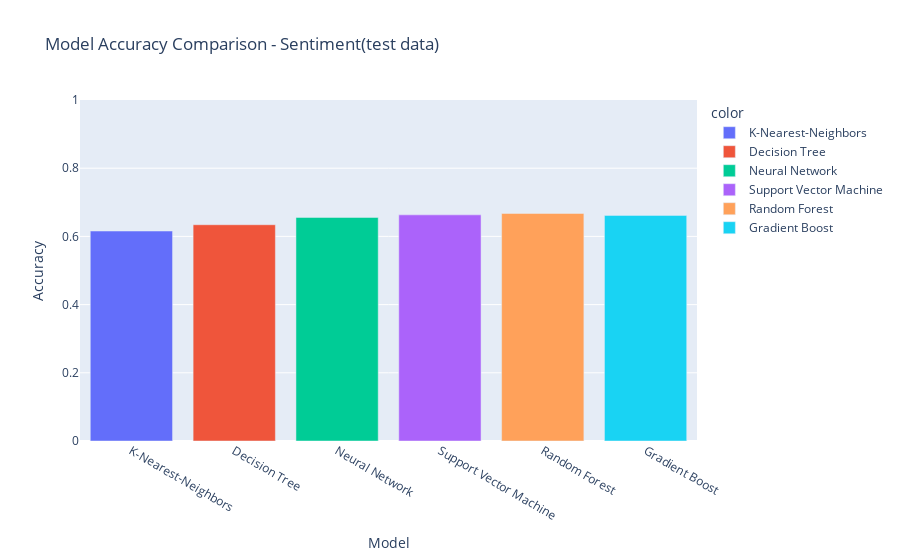

Notebook code cell kept with this figure:
### Code cell
fig = px.bar(
    x=["K-Nearest-Neighbors", "Decision Tree", "Neural Network", "Support Vector Machine","Random Forest","Gradient Boost"], 
    y=[knn_acc, dec_acc, mlp_acc, svm_acc,rf_acc,grad_acc],
    range_y=[0,1],
    color=["K-Nearest-Neighbors", "Decision Tree", "Neural Network", "Support Vector Machine","Random Forest","Gradient Boost"],
    labels={'x': "Model", 'y': "Accuracy"}, 
    title="Model Accuracy Comparison"
)
fig.show()

### Figure 1 — Plotly figure (JSON) as saved in the notebook; plotly's stock layout.template omitted (floating-point values rounded to 4 significant figures)
{"data": [{"alignmentgroup": "True", "hovertemplate": "color=K-Nearest-Neighbors<br>Model=%{x}<br>Accuracy=%{y}<extra></extra>", "legendgroup": "K-Nearest-Neighbors", "marker": {"color": "#636efa"}, "name": "K-Nearest-Neighbors", "offsetgroup": "K-Nearest-Neighbors", "orientation": "v", "showlegend": true, "textposition": "auto", "type": "bar", "x": ["K-Nearest-Neighbors"], "xaxis": "x", "y": [0.6158], "yaxis": "y"}, {"alignmentgroup": "True", "hovertemplate": "color=Decision Tree<br>Model=%{x}<br>Accuracy=%{y}<extra></extra>", "legendgroup": "Decision Tree", "marker": {"color": "#EF553B"}, "name": "Decision Tree", "offsetgroup": "Decision Tree", "orientation": "v", "showlegend": true, "textposition": "auto", "type": "bar", "x": ["Decision Tree"], "xaxis": "x", "y": [0.6342], "yaxis": "y"}, {"alignmentgroup": "True", "hovertemplate": "color=Neural Network<br>Model=%{x}<br>Accuracy=%{y}<extra></extra>", "legendgroup": "Neural Network", "marker": {"color": "#00cc96"}, "name": "Neural Network", "offsetgroup": "Neural Network", "orientation": "v", "showlegend": true, "textposition": "auto", "type": "bar", "x": ["Neural Network"], "xaxis": "x", "y": [0.6556], "yaxis": "y"}, {"alignmentgroup": "True", "hovertemplate": "color=Support Vector Machine<br>Model=%{x}<br>Accuracy=%{y}<extra></extra>", "legendgroup": "Support Vector Machine", "marker": {"color": "#ab63fa"}, "name": "Support Vector Machine", "offsetgroup": "Support Vector Machine", "orientation": "v", "showlegend": true, "textposition": "auto", "type": "bar", "x": ["Support Vector Machine"], "xaxis": "x", "y": [0.6632], "yaxis": "y"}, {"alignmentgroup": "True", "hovertemplate": "color=Random Forest<br>Model=%{x}<br>Accuracy=%{y}<extra></extra>", "legendgroup": "Random Forest", "marker": {"color": "#FFA15A"}, "name": "Random Forest", "offsetgroup": "Random Forest", "orientation": "v", "showlegend": true, "textposition": "auto", "type": "bar", "x": ["Random Forest"], "xaxis": "x", "y": [0.6673], "yaxis": "y"}, {"alignmentgroup": "True", "hovertemplate": "color=Gradient Boost<br>Model=%{x}<br>Accuracy=%{y}<extra></extra>", "legendgroup": "Gradient Boost", "marker": {"color": "#19d3f3"}, "name": "Gradient Boost", "offsetgroup": "Gradient Boost", "orientation": "v", "showlegend": true, "textposition": "auto", "type": "bar", "x": ["Gradient Boost"], "xaxis": "x", "y": [0.6617], "yaxis": "y"}], "layout": {"barmode": "relative", "legend": {"title": {"text": "color"}, "tracegroupgap": 0}, "title": {"text": "Model Accuracy Comparison - Sentiment(test data)"}, "xaxis": {"anchor": "y", "domain": [0, 1], "title": {"text": "Model"}}, "yaxis": {"anchor": "x", "domain": [0, 1], "range": [0, 1], "title": {"text": "Accuracy"}}}}
